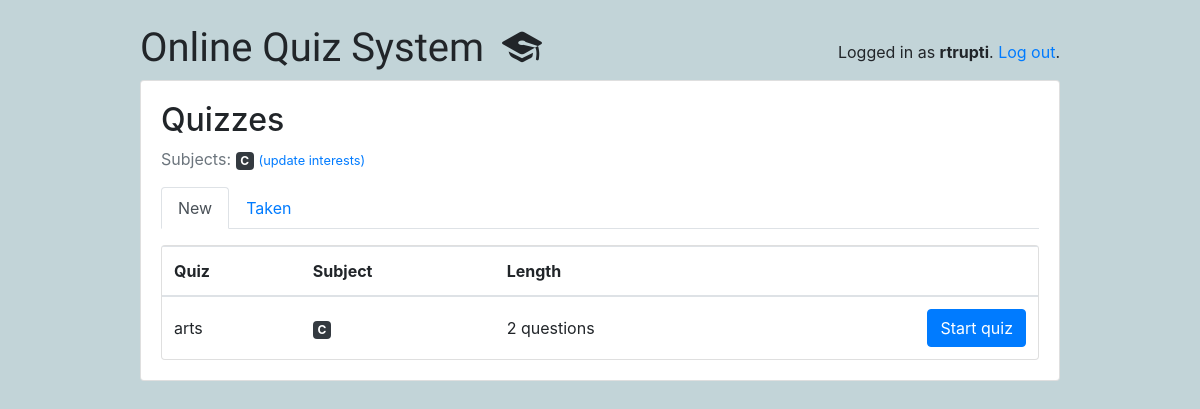
/students/ (signed in), run on an earlier commit of the app's database.
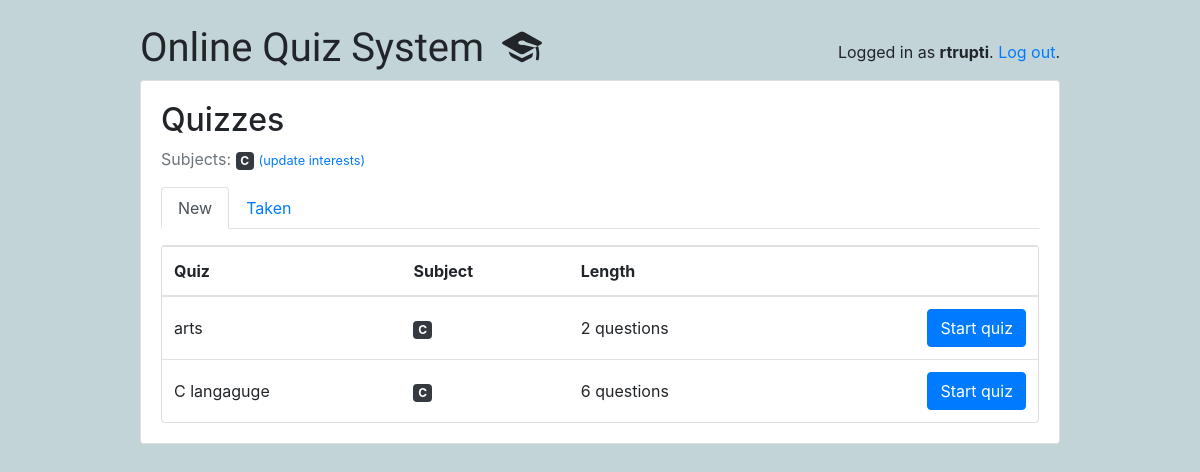
And on a later commit of the database.
### classroom/models.py (models this page shows, shortened)
class Subject(models.Model):
    name = models.CharField(max_length=30)
    color = models.CharField(max_length=7, default='#007bff')
    def get_html_badge(self):
        name = escape(self.name)
        color = escape(self.color)
        html = '<span class="badge badge-primary" style="background-color: %s">%s</span>' % (color, name)
        return mark_safe(html)

class Quiz(models.Model):
    owner = models.ForeignKey(User, on_delete=models.CASCADE, related_name='quizzes')
    name = models.CharField(max_length=255)
    subject = models.ForeignKey(Subject, on_delete=models.CASCADE, related_name='quizzes')

### classroom/views/students.py (the view)
# urls.py: path('', students.QuizListView.as_view(), name='quiz_list'),
@method_decorator([login_required, student_required], name='dispatch')
class QuizListView(ListView):
    model = Quiz
    ordering = ('name', )
    context_object_name = 'quizzes'
    template_name = 'classroom/students/quiz_list.html'
    def get_queryset(self):
        student = self.request.user.student
        student_interests = student.interests.values_list('pk', flat=True)
        taken_quizzes = student.quizzes.values_list('pk', flat=True)
        queryset = Quiz.objects.filter(subject__in=student_interests) \
            .exclude(pk__in=taken_quizzes) \
            .annotate(questions_count=Count('questions')) \
            .filter(questions_count__gt=0)
        return queryset

### classroom/templates/classroom/students/quiz_list.html
{% extends 'base.html' %}
{% block content %}
  {% include 'classroom/students/_header.html' with active='new' %}
  <div class="card">
    <table class="table mb-0">
      <thead>
        <tr>
          <th>Quiz</th>
          <th>Subject</th>
          <th>Length</th>
          <th></th>
        </tr>
      </thead>
      <tbody>
        {% for quiz in quizzes %}
          <tr>
            <td class="align-middle">{{ quiz.name }}</td>
            <td class="align-middle">{{ quiz.subject.get_html_badge }}</td>
            <td class="align-middle">{{ quiz.questions_count }} questions</td>
            <td class="text-right">
              <a href="{% url 'students:take_quiz' quiz.pk %}" class="btn btn-primary">Start quiz</a>
            </td>
          </tr>
        {% empty %}
          <tr>
            <td class="bg-light text-center font-italic" colspan="4">No quiz matching your interests right now.</td>
          </tr>
        {% endfor %}
      </tbody>
    </table>
  </div>
{% endblock %}

### classroom/templates/classroom/students/_header.html
<h2>Quizzes</h2>
<p class="text-muted">
  Subjects:{% for subject in user.student.interests.all %} {{ subject.get_html_badge }}{% endfor %}
  <a href="{% url 'students:student_interests' %}"><small>(update interests)</small></a>
</p>
<ul class="nav nav-tabs mb-3">
  <li class="nav-item">
    <a class="nav-link{% if active == 'new' %} active{% endif %}" href="{% url 'students:quiz_list' %}">New</a>
  </li>
  <li class="nav-item">
    <a class="nav-link{% if active == 'taken' %} active{% endif %}" href="{% url 'students:taken_quiz_list' %}">Taken</a>
  </li>
</ul>

What changed in the data, as far as the page shows it:
added Quiz: name "C langaguge", subject.get_html_badge "C", questions_count "6"
